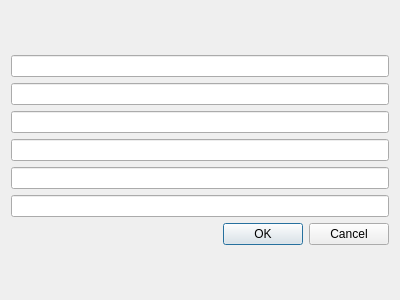
<?xml version="1.0" encoding="UTF-8"?>
<ui version="4.0">
 <class>Dialog</class>
 <widget class="QDialog" name="Dialog">
  <property name="geometry">
   <rect>
    <x>0</x>
    <y>0</y>
    <width>400</width>
    <height>300</height>
   </rect>
  </property>
  <property name="windowTitle">
   <string>Dialog</string>
  </property>
  <layout class="QGridLayout" name="gridLayout_2">
   <item row="0" column="0">
    <layout class="QGridLayout" name="gridLayout">
     <item row="0" column="0">
      <layout class="QVBoxLayout" name="verticalLayout">
       <item>
        <widget class="QLineEdit" name="lineEdit"/>
       </item>
       <item>
        <widget class="QLineEdit" name="lineEdit_2"/>
       </item>
       <item>
        <widget class="QLineEdit" name="lineEdit_3"/>
       </item>
       <item>
        <widget class="QLineEdit" name="lineEdit_4"/>
       </item>
       <item>
        <widget class="QLineEdit" name="lineEdit_5"/>
       </item>
       <item>
        <widget class="QLineEdit" name="lineEdit_6"/>
       </item>
      </layout>
     </item>
     <item row="1" column="0">
      <widget class="QDialogButtonBox" name="buttonBox">
       <property name="orientation">
        <enum>Qt::Horizontal</enum>
       </property>
       <property name="standardButtons">
        <set>QDialogButtonBox::Cancel|QDialogButtonBox::Ok</set>
       </property>
      </widget>
     </item>
    </layout>
   </item>
  </layout>
 </widget>
 <resources/>
 <connections>
  <connection>
   <sender>buttonBox</sender>
   <signal>accepted()</signal>
   <receiver>Dialog</receiver>
   <slot>accept()</slot>
   <hints>
    <hint type="sourcelabel">
     <x>248</x>
     <y>254</y>
    </hint>
    <hint type="destinationlabel">
     <x>157</x>
     <y>274</y>
    </hint>
   </hints>
  </connection>
  <connection>
   <sender>buttonBox</sender>
   <signal>rejected()</signal>
   <receiver>Dialog</receiver>
   <slot>reject()</slot>
   <hints>
    <hint type="sourcelabel">
     <x>316</x>
     <y>260</y>
    </hint>
    <hint type="destinationlabel">
     <x>286</x>
     <y>274</y>
    </hint>
   </hints>
  </connection>
 </connections>
</ui>
